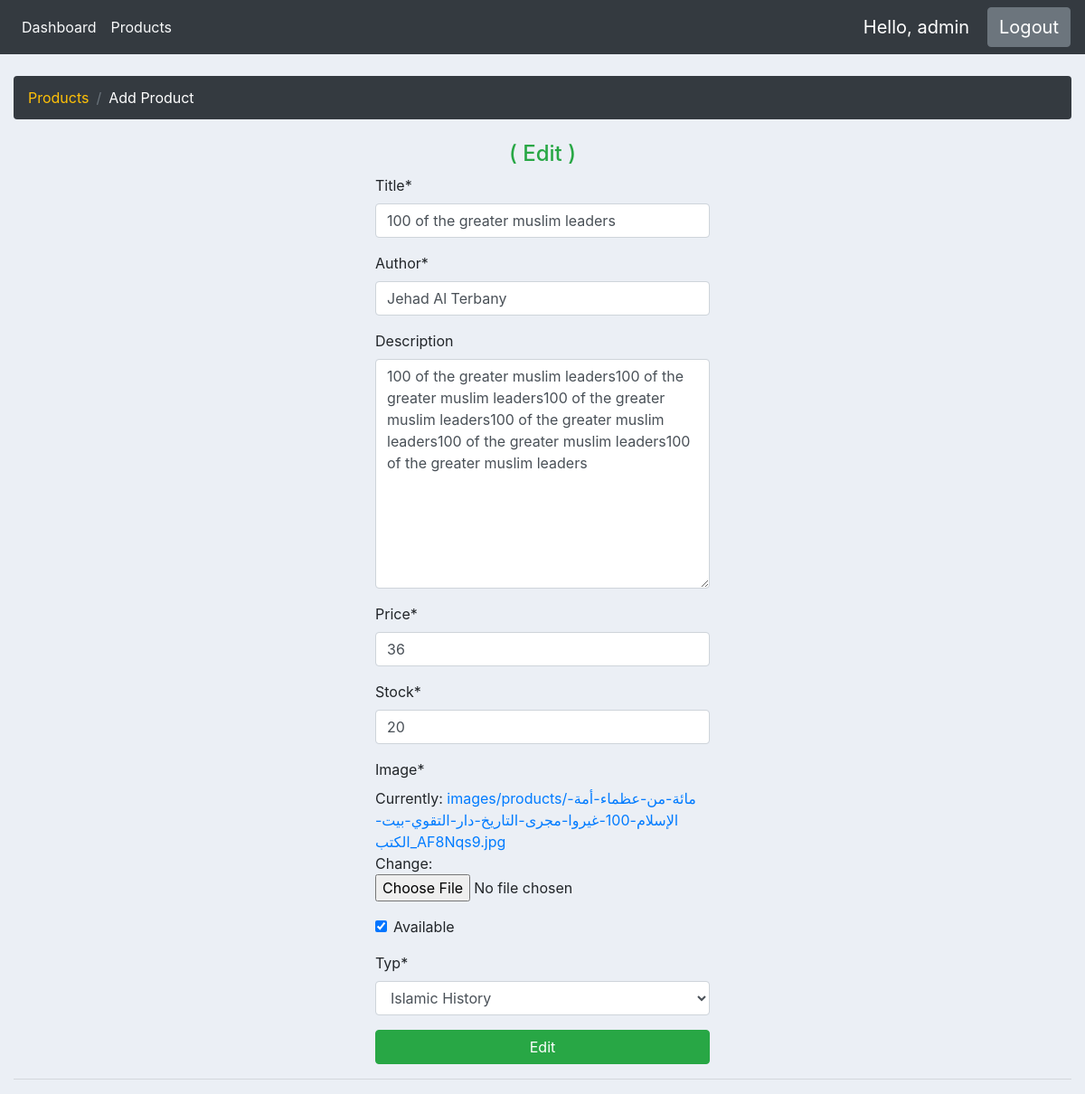
/edit-product/100-of-the-greater-muslim-leaders/6/ (signed in), run on the app's committed database.
### products/models.py (models this page shows, shortened)
class Product(models.Model):
    title = models.CharField(max_length=200, db_index=True)
    slug = models.SlugField(max_length=200, db_index=True)
    author = models.CharField(max_length=200, null=True)
    description = models.TextField(max_length=500, blank=True)
    price = models.PositiveIntegerField()
    stock = models.PositiveIntegerField()
    image = models.ImageField(upload_to='images/products/')
    available = models.BooleanField(default=True)
    BOOK_TYPE = (
        ('Islamic History', 'Islamic History'),
        ('Islamic Cultural', 'Islamic Cultural'),
        ('Fiqh', 'Fiqh'),
        ('Tafseer', 'Tafseer'),
        ('A\'akida', 'A\'akida'),
        ('Hadith', 'Hadith'),
        ('Biography', 'Biography'),
        ('Familial', 'Familial'),
        ('Invasions', 'Invasions'),
        ('Politics', 'Politics'),
    )
    typ = models.CharField(max_length=200, choices=BOOK_TYPE)
    created_at = models.DateTimeField(auto_now=True)
    updated_at = models.DateTimeField(auto_now=True)
    class Meta:
        ordering = ('-created_at',)
        index_together = (('id', 'slug'),)
        verbose_name = 'Product'
        verbose_name_plural = 'Products'

### products/views.py (the view)
# urls.py: path('edit-product/<slug>/<int:id>/', product_edit, name='product_edit'),
def product_edit(request, id, slug):
    product = get_object_or_404(Product, id=id, slug=slug)
    form = AddProductForm(instance=product)
    if request.user.is_authenticated and request.user.is_staff:
        if request.method == 'POST':
            form = AddProductForm(request.POST, request.FILES, instance=product)
            if form.is_valid():
                form.save()
                return render(request, 'products/product-details.html', {'product': product})
        else:
            form = AddProductForm(instance=product)
        context = {
            'form': form,
            'product': product,
            'operation': 'Edit'
        }
        return render(request, 'products/product-add-edit.html', context)

### products/forms.py
class AddProductForm(ModelForm):
    class Meta:
        model = Product
        fields = '__all__'
        exclude = ('slug',)

### templates/products/product-add-edit.html (shortened to what this page needs)
{% extends 'main/base.html' %}
{% load static %}
{% load crispy_forms_tags %}
{% block breadcrumb %}
    <li class="breadcrumb-item">
        <a href="{% url 'products_list' %}" class="text-warning">Products </a>
    </li>
    <li class="breadcrumb-item text-white">Add Product</li>
{% endblock %}
{% block content %}
    <div class="row">
        <div class="col-md-4">
        </div>
        <div class="col-md-4">
            <h4 class="text-success text-center">( {{ operation | capfirst }} )</h4>
            <form method="POST" enctype="multipart/form-data">
                {{ form | crispy }}
                <input type="submit" class="btn btn-success btn-block" value="{{ operation }}" />
            </form>
        </div>
        <div class="col-md-4"></div>
    </div>
    <hr>
{% endblock %}

### templates/main/navbar.html (shortened to what this page needs)
{% load static %}
<nav class="navbar navbar-expand-lg navbar-dark bg-dark">
  <div class="collapse navbar-collapse" id="navbarNav">
    <ul class="navbar-nav">
      {% if request.user.is_staff %}
        <li class="nav-item active">
          <a class="nav-link text-light" href="{% url 'dashboard' %}">Dashboard</a>
        </li>
        <li class="nav-item">
          <a class="nav-link text-light" href="{% url 'products_list' %}">Products</a>
        </li>
      {% endif %}
    </ul>
  </div>
  {% if user.is_authenticated %}
    <span class="hello-msg">Hello, {{ request.user }}</span>
    <span>
      <a href="{% url 'logout_all'  %} " class="hello-msg btn btn-secondary" style="text-decoration: none;">Logout</a>
    </span>
  {% endif %}
</nav>

### static/css/main.css (style rules this page uses)
body { background-color: #ebeff5; }

### templates/main/navbar.html (style rules this page uses)
.hello-msg { font-size: 20px; color: #FFF; margin-left: 20px; text-decoration: none; }

### data on the page
Product: title "100 of the greater muslim leaders", author "Jehad Al Terbany", description "100 of the greater muslim leaders100 of the greater muslim leaders100 of the greater muslim leaders100 of the greater muslim leaders100 of the greater muslim leaders100 of the greater muslim leaders", price "36", stock "20", available "☑", typ "Islamic History"

### other printed values
{{ request.user }} "admin"
{{ operation | capfirst }} "Edit"
